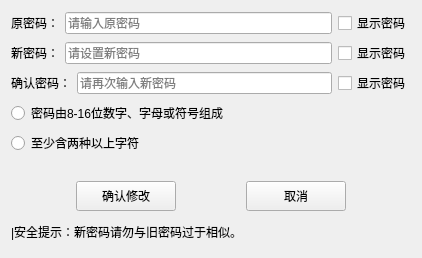
<?xml version="1.0" encoding="UTF-8"?>
<ui version="4.0">
 <class>Form</class>
 <widget class="QWidget" name="Form">
  <property name="geometry">
   <rect>
    <x>0</x>
    <y>0</y>
    <width>422</width>
    <height>258</height>
   </rect>
  </property>
  <property name="minimumSize">
   <size>
    <width>422</width>
    <height>258</height>
   </size>
  </property>
  <property name="maximumSize">
   <size>
    <width>422</width>
    <height>258</height>
   </size>
  </property>
  <property name="windowTitle">
   <string>Form</string>
  </property>
  <layout class="QVBoxLayout" name="verticalLayout">
   <item>
    <layout class="QHBoxLayout" name="horizontalLayout">
     <item>
      <widget class="QLabel" name="label">
       <property name="text">
        <string>原密码：</string>
       </property>
      </widget>
     </item>
     <item>
      <widget class="QLineEdit" name="original_password">
       <property name="echoMode">
        <enum>QLineEdit::EchoMode::Password</enum>
       </property>
       <property name="placeholderText">
        <string>请输入原密码</string>
       </property>
      </widget>
     </item>
     <item>
      <widget class="QCheckBox" name="showpass_box1">
       <property name="text">
        <string>显示密码</string>
       </property>
      </widget>
     </item>
    </layout>
   </item>
   <item>
    <layout class="QHBoxLayout" name="horizontalLayout_2">
     <item>
      <widget class="QLabel" name="label_2">
       <property name="text">
        <string>新密码：</string>
       </property>
      </widget>
     </item>
     <item>
      <widget class="QLineEdit" name="new_password1">
       <property name="echoMode">
        <enum>QLineEdit::EchoMode::Password</enum>
       </property>
       <property name="placeholderText">
        <string>请设置新密码</string>
       </property>
      </widget>
     </item>
     <item>
      <widget class="QCheckBox" name="showpass_box2">
       <property name="text">
        <string>显示密码</string>
       </property>
      </widget>
     </item>
    </layout>
   </item>
   <item>
    <layout class="QHBoxLayout" name="horizontalLayout_3">
     <item>
      <widget class="QLabel" name="label_3">
       <property name="text">
        <string>确认密码：</string>
       </property>
      </widget>
     </item>
     <item>
      <widget class="QLineEdit" name="new_password2">
       <property name="echoMode">
        <enum>QLineEdit::EchoMode::Password</enum>
       </property>
       <property name="placeholderText">
        <string>请再次输入新密码</string>
       </property>
      </widget>
     </item>
     <item>
      <widget class="QCheckBox" name="showpass_box3">
       <property name="text">
        <string>显示密码</string>
       </property>
      </widget>
     </item>
    </layout>
   </item>
   <item>
    <widget class="QRadioButton" name="condition1">
     <property name="text">
      <string>密码由8-16位数字、字母或符号组成</string>
     </property>
     <property name="checkable">
      <bool>true</bool>
     </property>
     <property name="checked">
      <bool>false</bool>
     </property>
     <property name="autoExclusive">
      <bool>false</bool>
     </property>
    </widget>
   </item>
   <item>
    <widget class="QRadioButton" name="condition2">
     <property name="text">
      <string>至少含两种以上字符</string>
     </property>
     <property name="checkable">
      <bool>true</bool>
     </property>
     <property name="checked">
      <bool>false</bool>
     </property>
     <property name="autoExclusive">
      <bool>false</bool>
     </property>
    </widget>
   </item>
   <item>
    <layout class="QHBoxLayout" name="horizontalLayout_4">
     <property name="sizeConstraint">
      <enum>QLayout::SizeConstraint::SetDefaultConstraint</enum>
     </property>
     <property name="topMargin">
      <number>20</number>
     </property>
     <item>
      <spacer name="horizontalSpacer_2">
       <property name="orientation">
        <enum>Qt::Orientation::Horizontal</enum>
       </property>
       <property name="sizeHint" stdset="0">
        <size>
         <width>40</width>
         <height>20</height>
        </size>
       </property>
      </spacer>
     </item>
     <item>
      <widget class="QPushButton" name="reset_button">
       <property name="minimumSize">
        <size>
         <width>100</width>
         <height>30</height>
        </size>
       </property>
       <property name="text">
        <string>确认修改</string>
       </property>
      </widget>
     </item>
     <item>
      <spacer name="horizontalSpacer">
       <property name="orientation">
        <enum>Qt::Orientation::Horizontal</enum>
       </property>
       <property name="sizeHint" stdset="0">
        <size>
         <width>40</width>
         <height>20</height>
        </size>
       </property>
      </spacer>
     </item>
     <item>
      <widget class="QPushButton" name="cancel_button">
       <property name="minimumSize">
        <size>
         <width>100</width>
         <height>30</height>
        </size>
       </property>
       <property name="text">
        <string>取消</string>
       </property>
      </widget>
     </item>
     <item>
      <spacer name="horizontalSpacer_3">
       <property name="orientation">
        <enum>Qt::Orientation::Horizontal</enum>
       </property>
       <property name="sizeHint" stdset="0">
        <size>
         <width>40</width>
         <height>20</height>
        </size>
       </property>
      </spacer>
     </item>
    </layout>
   </item>
   <item>
    <widget class="QLabel" name="tip">
     <property name="text">
      <string>|安全提示：新密码请勿与旧密码过于相似。</string>
     </property>
    </widget>
   </item>
  </layout>
 </widget>
 <resources/>
 <connections/>
</ui>
